Frame 1 (no input): blank canvas, image omitted
Frame 60 (the mouse pressed at the canvas centre just before this capture): blank canvas, image omitted
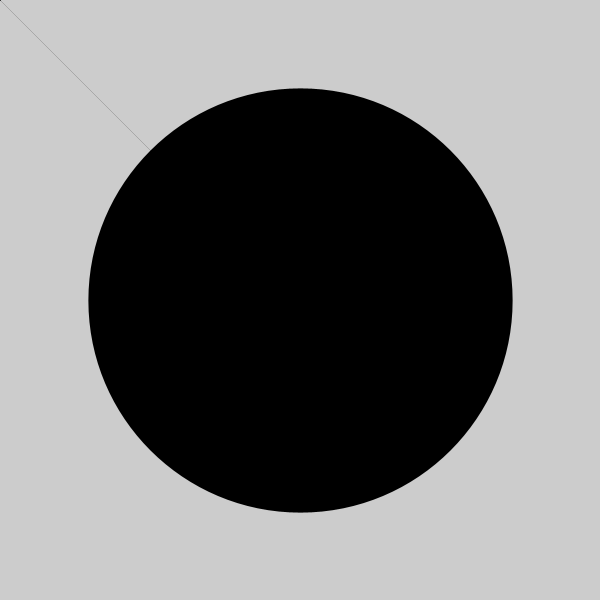
Frame 120 (the mouse held since frame 60 and released just before this capture)

The Processing sketch whose frames 1 and 60 were blank and that drew this single picture after the mouse press (run headless with seeded random() and noise(); from frame 60 on, the mouse is pressed at the canvas centre):

// Processing sketch: processing_185671
// ── processing_185671.pde

void setup() {
  size(600,600);
  colorMode(HSB);
}
void draw() {
  float vel= dist(mouseX,mouseY,pmouseX,pmouseY);
  line(mouseX,mouseY,pmouseX,pmouseY);
  strokeWeight(vel);
  
}
